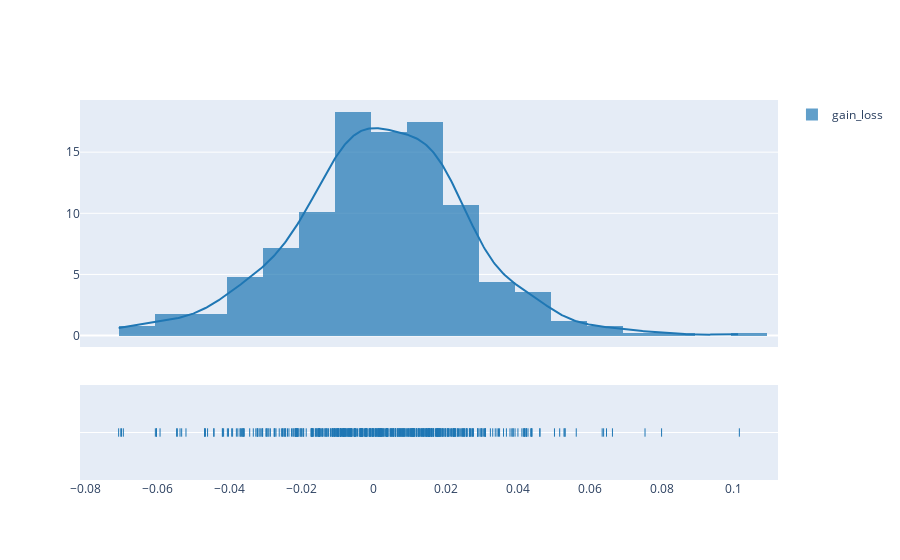

The code cell stored with this chart in its notebook:
### Code cell
fig = ff.create_distplot([df['gain_loss'].to_list()], ['gain_loss'], bin_size=.01)
fig.show()

### Figure 1 — Plotly figure (JSON) as saved in the notebook; plotly's stock layout.template omitted (floating-point values rounded to 4 significant figures; data arrays with more than 128 entries replaced by an {"elided": "..."} marker saying what was removed)
{"data": [{"autobinx": false, "histnorm": "probability density", "legendgroup": "gain_loss", "marker": {"color": "rgb(31, 119, 180)"}, "name": "gain_loss", "opacity": 0.7, "type": "histogram", "x": {"elided": "504 float values"}, "xaxis": "x", "xbins": {"end": 0.1016, "size": 0.01, "start": -0.0708}, "yaxis": "y"}, {"legendgroup": "gain_loss", "marker": {"color": "rgb(31, 119, 180)"}, "mode": "lines", "name": "gain_loss", "showlegend": false, "type": "scatter", "x": {"elided": "500 float values"}, "xaxis": "x", "y": {"elided": "500 float values"}, "yaxis": "y"}, {"legendgroup": "gain_loss", "marker": {"color": "rgb(31, 119, 180)", "symbol": "line-ns-open"}, "mode": "markers", "name": "gain_loss", "showlegend": false, "type": "scatter", "x": {"elided": "504 float values"}, "xaxis": "x", "y": {"elided": "504 str values"}, "yaxis": "y2"}], "layout": {"barmode": "overlay", "hovermode": "closest", "legend": {"traceorder": "reversed"}, "xaxis": {"anchor": "y2", "domain": [0, 1], "zeroline": false}, "yaxis": {"anchor": "free", "domain": [0.35, 1], "position": 0}, "yaxis2": {"anchor": "x", "domain": [0, 0.25], "dtick": 1, "showticklabels": false}}}
